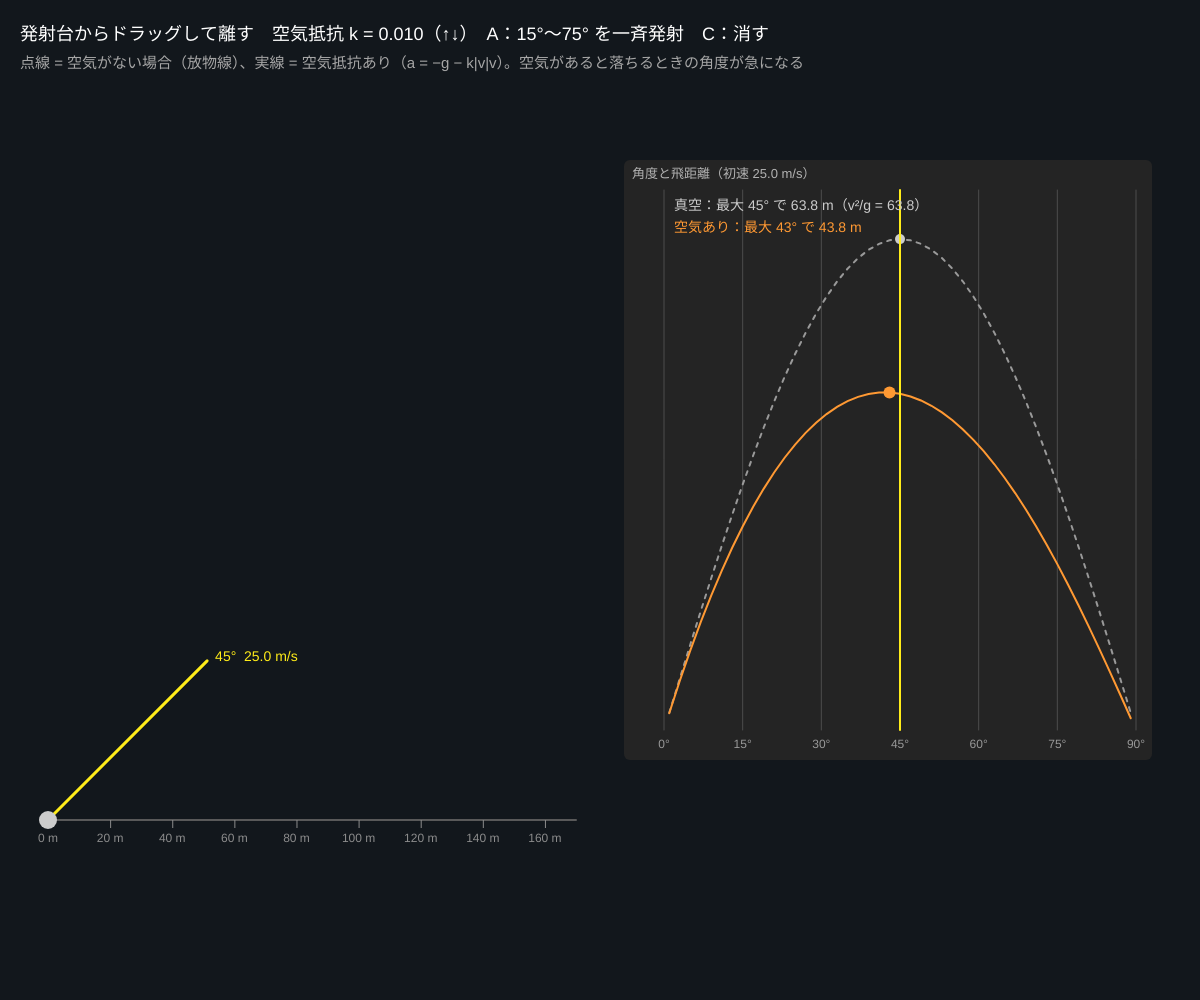
Frame 1 (no input)
Frame 60 (no input): identical to frame 1, image omitted
Frame 120 (the mouse pressed at the canvas centre since frame 60): identical to frame 1, image omitted

The p5.js sketch that drew this single still picture (run headless with seeded random() and noise() and a simulated clock; from frame 60 on, the mouse is pressed at the canvas centre):

// p5.js sketch
// ── sketch.js
// ============================================
// 02 放物運動と空気抵抗
// 空気抵抗がなければ 45° がいちばん遠くへ飛ぶ（R = v² sin2θ / g）。空気抵抗があると最適な角度は小さくなる
//   発射台からマウスをドラッグして離すと発射（向き = 角度、長さ = 速さ）
// ドラッグ = 発射 / ↑↓ = 空気抵抗 k / A = 15°〜75° を一斉発射 / C = 軌道を消す
// ============================================

let g = 9.8;               // ★ 重力加速度 [m/s²]
let k = 0.01;              // ★ 空気抵抗の係数（a = −k|v|v、0 で真空）
let vMax = 40;             // ★ 最大の初速 [m/s]
let shots = [];            // 発射した軌道 {pts, ptsVac, theta, v0}
let rangeCurve = [];            // 角度ごとの飛距離 [θ, 真空, 空気あり]
let aiming = false, aimV = 25, aimTh = Math.PI / 4;
let world = 170;           // 画面に入れる距離 [m]

function setup() {
  createCanvas(windowWidth, windowHeight);
  colorMode(HSB, 360, 100, 100, 100);
  makeCurve();
}
function ox() { return width * 0.04; }
function oy() { return height * 0.82; }
function sc() { return width * 0.44 / world; }

// ★ 空気抵抗ありの軌道を RK4 で計算する（地面に落ちるまで）
function simulate(v0, th, kk, h = 0.01) {
  let s = [0, 0, v0 * cos(th), v0 * sin(th)], pts = [[0, 0]];
  let f = (q) => { let sp = sqrt(q[2] * q[2] + q[3] * q[3]); return [q[2], q[3], -kk * sp * q[2], -g - kk * sp * q[3]]; };
  for (let i = 0; i < 20 / h; i++) {
    let k1 = f(s), k2 = f(s.map((v, j) => v + k1[j] * h / 2)), k3 = f(s.map((v, j) => v + k2[j] * h / 2)), k4 = f(s.map((v, j) => v + k3[j] * h));
    let ns = s.map((v, j) => v + h / 6 * (k1[j] + 2 * k2[j] + 2 * k3[j] + k4[j]));
    if (ns[1] < 0) { let r = s[1] / (s[1] - ns[1]); pts.push([s[0] + (ns[0] - s[0]) * r, 0]); break; } // 地面との交点
    s = ns;
    if (i % 3 === 0) pts.push([s[0], s[1]]);
  }
  return pts;
}
function rangeOf(pts) { return pts[pts.length - 1][0]; }

// 角度 1°〜89° の飛距離を全部計算してグラフにする
function makeCurve() {
  rangeCurve = [];
  for (let d = 1; d <= 89; d += 2) {
    let th = radians(d);
    rangeCurve.push([d, aimV * aimV * sin(2 * th) / g, rangeOf(simulate(aimV, th, k, 0.03))]);
  }
}

function launch(v0, th) {
  shots.push({ pts: simulate(v0, th, k), vac: simulate(v0, th, 0), th, v0, kk: k, born: frameCount });
  if (shots.length > 10) shots.shift();
}

function draw() {
  background(210, 35, 11);
  let X = ox(), Y = oy(), S = sc();
  // 地面と目盛り
  stroke(0, 0, 35); strokeWeight(2); line(X, Y, X + world * S, Y);
  noStroke(); fill(0, 0, 55); textSize(12); textAlign(CENTER);
  for (let m = 0; m <= world; m += 20) { rect(X + m * S, Y, 1, 8); text(m + ' m', X + m * S, Y + 22); }
  textAlign(LEFT, BASELINE);

  // これまでの軌道（点線 = 真空、実線 = 空気あり）
  for (let s of shots) {
    let hue = map(degrees(s.th), 0, 90, 180, 360);
    stroke(hue, 50, 80, 60); strokeWeight(1.5); noFill(); drawingContext.setLineDash([4, 6]);
    beginShape(); for (let p of s.vac) vertex(X + p[0] * S, Y - p[1] * S); endShape();
    drawingContext.setLineDash([]);
    stroke(hue, 70, 100); strokeWeight(2.5);
    let n = min(s.pts.length, (frameCount - s.born) * 2 + 2);   // 少しずつ伸ばす
    beginShape(); for (let i = 0; i < n; i++) vertex(X + s.pts[i][0] * S, Y - s.pts[i][1] * S); endShape();
    let p = s.pts[n - 1];
    noStroke(); fill(hue, 70, 100); circle(X + p[0] * S, Y - p[1] * S, 10);
    if (n === s.pts.length && s === shots[shots.length - 1]) { textSize(12); text(nf(rangeOf(s.pts), 1, 1) + ' m', X + p[0] * S - 16, Y - 10); }
  }

  // 狙い中の矢印
  if (aiming) {
    let dx = mouseX - X, dy = Y - mouseY;
    aimTh = constrain(atan2(dy, dx), 0.02, PI / 2 - 0.02);
    aimV = constrain(sqrt(dx * dx + dy * dy) / (width * 0.3) * vMax, 3, vMax);
    if (frameCount % 6 === 0) makeCurve();
  }
  let L = aimV / vMax * width * 0.3;
  stroke(55, 90, 100); strokeWeight(3);
  line(X, Y, X + L * cos(aimTh), Y - L * sin(aimTh));
  noStroke(); fill(0, 0, 80); circle(X, Y, 18);
  fill(55, 90, 100); textSize(14);
  text(nf(degrees(aimTh), 1, 0) + '°  ' + nf(aimV, 1, 1) + ' m/s', X + L * cos(aimTh) + 8, Y - L * sin(aimTh));

  drawRangePlot();

  noStroke(); fill(0, 0, 100); textSize(18);
  text('発射台からドラッグして離す　空気抵抗 k = ' + nf(k, 1, 3) + '（↑↓）　A：15°〜75° を一斉発射　C：消す', 20, 40);
  fill(0, 0, 65); textSize(15);
  text('点線 = 空気がない場合（放物線）、実線 = 空気抵抗あり（a = −g − k|v|v）。空気があると落ちるときの角度が急になる', 20, 68);
}

// 右：角度と飛距離のグラフ（いまの初速で）
function drawRangePlot() {
  let gx = width * 0.52, gy = height * 0.16, gw = width * 0.44, gh = height * 0.6;
  noStroke(); fill(0, 0, 14); rect(gx, gy, gw, gh, 6);
  let rMax = max(10, aimV * aimV / g * 1.1);
  let px = (d) => map(d, 0, 90, gx + 40, gx + gw - 16), py = (r) => map(r, 0, rMax, gy + gh - 30, gy + 30);
  stroke(0, 0, 30); strokeWeight(1);
  for (let d = 0; d <= 90; d += 15) line(px(d), gy + 30, px(d), gy + gh - 30);
  noStroke(); fill(0, 0, 60); textSize(12); textAlign(CENTER);
  for (let d = 0; d <= 90; d += 15) text(d + '°', px(d), gy + gh - 12);
  textAlign(LEFT, BASELINE);
  let best = [0, 0, 0], bestVac = [0, 0, 0];
  for (let c of rangeCurve) { if (c[2] > best[2]) best = c; if (c[1] > bestVac[1]) bestVac = c; }
  noFill(); strokeWeight(2);
  stroke(0, 0, 60); drawingContext.setLineDash([4, 6]);
  beginShape(); for (let c of rangeCurve) vertex(px(c[0]), py(c[1])); endShape();
  drawingContext.setLineDash([]);
  stroke(30, 80, 100);
  beginShape(); for (let c of rangeCurve) vertex(px(c[0]), py(c[2])); endShape();
  // 最大の点
  noStroke(); fill(0, 0, 80); circle(px(bestVac[0]), py(bestVac[1]), 10);
  fill(30, 80, 100); circle(px(best[0]), py(best[2]), 12);
  stroke(55, 90, 100); line(px(degrees(aimTh)), gy + 30, px(degrees(aimTh)), gy + gh - 30);
  noStroke(); textSize(14);
  fill(0, 0, 80); text('真空：最大 ' + bestVac[0] + '° で ' + nf(bestVac[1], 1, 1) + ' m（v²/g = ' + nf(aimV * aimV / g, 1, 1) + '）', gx + 50, gy + 50);
  fill(30, 80, 100); text('空気あり：最大 ' + best[0] + '° で ' + nf(best[2], 1, 1) + ' m', gx + 50, gy + 72);
  fill(0, 0, 70); textSize(13); text('角度と飛距離（初速 ' + nf(aimV, 1, 1) + ' m/s）', gx + 8, gy + 18);
}

function mousePressed() { if (mouseX < width * 0.5 && mouseY > 90) aiming = true; }
function mouseReleased() {
  if (aiming) { aiming = false; makeCurve(); launch(aimV, aimTh); }
}
function keyPressed() {
  if (key === UP_ARROW) { k = min(k + 0.005, 0.1); makeCurve(); }
  if (key === DOWN_ARROW) { k = max(k - 0.005, 0); makeCurve(); }
  if (key === 'a' || key === 'A') for (let d = 15; d <= 75; d += 15) launch(aimV, radians(d));
  if (key === 'c' || key === 'C') shots = [];
}

// ---------- やってみよう ----------
// 1. k = 0 にして 30° と 60° で撃つ。飛距離が同じになる（sin2θ が同じ）
// 2. k を大きくすると最適な角度は何度になる？ 野球のホームランは 25°〜35° くらい
// 3. 初速を 2 倍にすると、真空では飛距離 4 倍。空気ありでは？
// 4. 月面（g = 1.62、k = 0）にしてみる。同じ初速でどれだけ飛ぶ？
